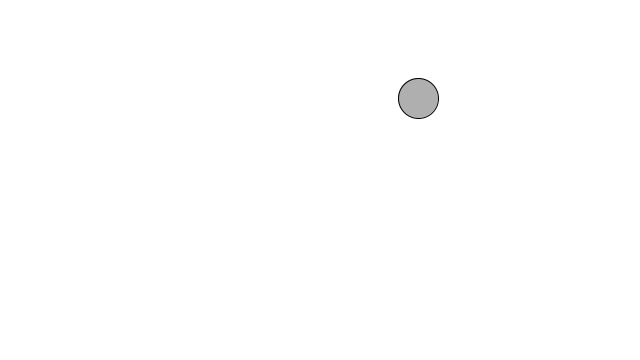
Frame 1 (no input)
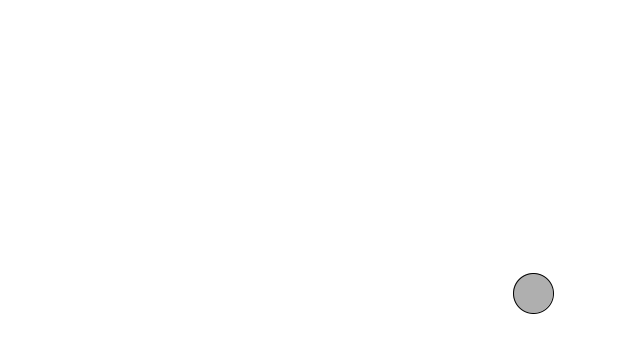
Frame 60 (the mouse pressed at the canvas centre just before this capture)
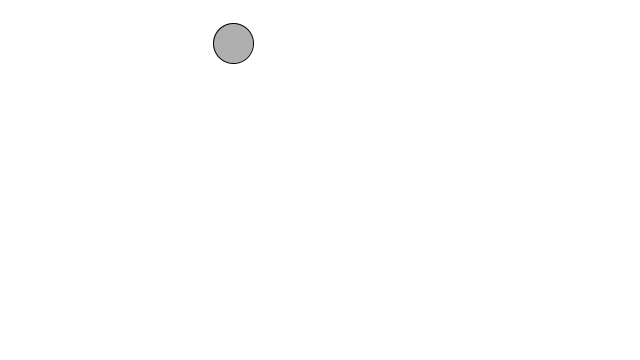
Frame 120 (the mouse held since frame 60 and released just before this capture)

The Processing sketch that drew these frames (run headless with seeded random() and noise(); from frame 60 on, the mouse is pressed at the canvas centre):

// Processing sketch: obj_ball
// ── obj_ball.pde
Ball myBall;

void setup(){
  size(640, 360);
  myBall=new Ball();
}
void draw(){
  background(255);
  myBall.move();
  myBall.display();
}
// ── Ball.pde
class Ball{
  //data
  color c;
  int xpos, ypos;
  int dx, dy;
  int radius;
  //generator
  Ball(){
    c=color(175);
    xpos=int(random(0,width));
    ypos=int(random(0,height));
    dx=5;
    dy=5;
    radius=20;
  }
  //method
  void display(){
    ellipseMode(CENTER);
    stroke(0);
    fill(c);
    ellipse(xpos, ypos, radius*2, radius*2);
  }
  void move(){
    xpos+=dx;
    ypos+=dy;
    if(xpos<radius || xpos>width-radius)
      dx*=-1;
    if(ypos<radius || ypos>height-radius)
      dy*=-1;
  }
}
